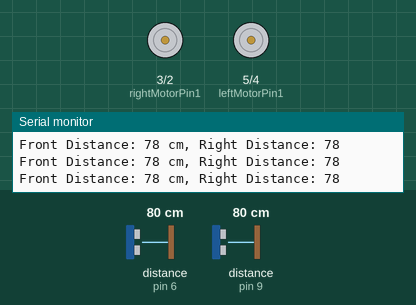
Simulated run of this sketch. Board: Arduino Uno, built with avr-gcc and run on an emulated ATmega328P. On the bench: motor-driver pin pairs drawn as motors (green arrow = first pin HIGH = forward, orange = second pin HIGH = backward, longer = more drive), the last lines printed to the serial monitor. Wiring (inferred from the names in the program): 2 × ultrasonic range finder: trigger pin 7, echo pin 6 / trigger pin 8, echo pin 9. The test bench sets the inputs (shaded band); at power-on: distance to the obstacle (sensors on pin 6, pin 9) 80 cm. The echo pulse lasts 58.3 µs per cm.

Above: at 1.2 s.
1.3 s: distance to the obstacle (sensor on pin 6) set to 13 cm
2.8 s: distance to the obstacle (sensor on pin 6) set to 10 cm
At 3.9 s:
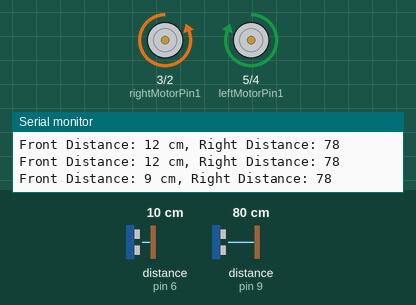
4.3 s: distance to the obstacle (sensor on pin 9) set to 13 cm
6.2 s: distance to the obstacle (sensor on pin 9) set to 10 cm
At 7.8 s:
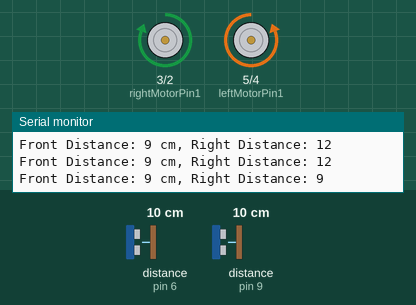
8.7 s: distance to the obstacle (sensor on pin 6) set to 60 cm
At 9.8 s:
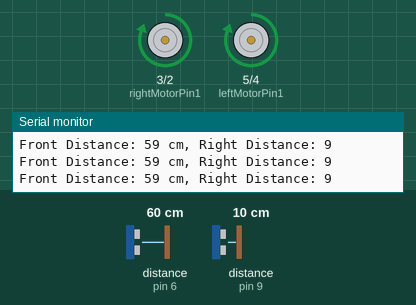
10.9 s: distance to the obstacle (sensor on pin 6) set to 2 cm
At 12.4 s:
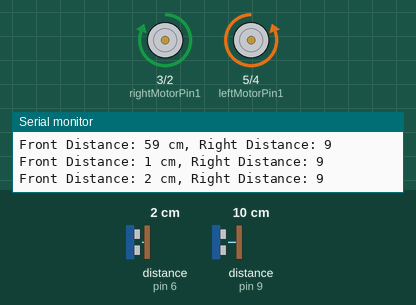
Timing chart, 0 to 13.4 s (numbered marks = the images above; inputs shaded):
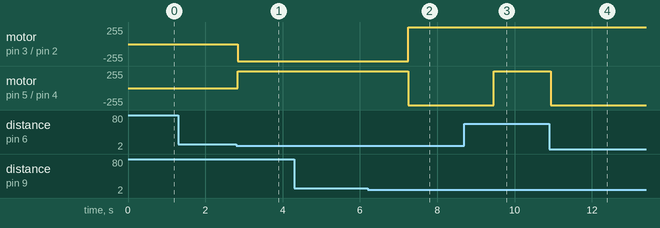

The sketch:

RAPA.ino
```cpp
#include <Arduino.h>

// !!!!PIN DECLARATION MIGHT NEED MODIFICATIONS!!!!

// motor pins declaration
const int leftMotorPin1 = 5;
const int leftMotorPin2 = 4;
const int rightMotorPin1 = 3;
const int rightMotorPin2 = 2;

// sensor pins declaration
const int frontTrigPin = 7;
const int frontEchoPin = 6;
const int rightTrigPin = 8;
const int rightEchoPin = 9;

// !!!DISTANCE IN CM!!!
const int maxDistance = 10;

const int motorSpeed = 150;

void setup() {
  Serial.begin(9600);

  // motor pins
  pinMode(leftMotorPin1, OUTPUT);
  pinMode(leftMotorPin2, OUTPUT);
  pinMode(rightMotorPin1, OUTPUT);
  pinMode(rightMotorPin2, OUTPUT);

  // sensor pins
  pinMode(frontTrigPin, OUTPUT);
  pinMode(frontEchoPin, INPUT);
  pinMode(rightTrigPin, OUTPUT);
  pinMode(rightEchoPin, INPUT);
}

// Robot turns 90 degrees to left
void turnLeft(){
  digitalWrite(leftMotorPin1, LOW);
  digitalWrite(leftMotorPin2, HIGH);
  digitalWrite(rightMotorPin1, HIGH);
  digitalWrite(rightMotorPin2, LOW);
  delay(1000);
}

// Robot turns 90 degrees to right
void turnRight(){
  digitalWrite(leftMotorPin1, HIGH);
  digitalWrite(leftMotorPin2, LOW);
  digitalWrite(rightMotorPin1, LOW);
  digitalWrite(rightMotorPin2, HIGH);
  delay(1000);
}

// Robot accelerates straight forward
void forward(){
  digitalWrite(leftMotorPin1, HIGH);
  digitalWrite(leftMotorPin2, LOW);
  digitalWrite(rightMotorPin1, HIGH);
  digitalWrite(rightMotorPin2, LOW);
}

// Robot stops in place
void stop(){
  digitalWrite(leftMotorPin1, LOW);
  digitalWrite(leftMotorPin2, LOW);
  digitalWrite(rightMotorPin1, LOW);
  digitalWrite(rightMotorPin2, LOW);
}

void loop() {
  long frontDuration, frontDistance;
  long rightDuration, rightDistance;

  // Distance to front wall
  digitalWrite(frontTrigPin, LOW);
  delayMicroseconds(2);
  digitalWrite(frontTrigPin, HIGH);
  delayMicroseconds(10);
  digitalWrite(frontTrigPin, LOW);
  frontDuration = pulseIn(frontEchoPin, HIGH);
  frontDistance = frontDuration * 0.034 / 2;

  // Distance to right wall
  digitalWrite(rightTrigPin, LOW);
  delayMicroseconds(2);
  digitalWrite(rightTrigPin, HIGH);
  delayMicroseconds(10);
  digitalWrite(rightTrigPin, LOW);
  rightDuration = pulseIn(rightEchoPin, HIGH);
  rightDistance = rightDuration * 0.034 / 2;

  // For debugging purposes xD
  Serial.print("Front Distance: ");
  Serial.print(frontDistance);
  Serial.print(" cm, Right Distance: ");
  Serial.println(rightDistance);

  // Check conditions and control motors accordingly
  if (rightDistance <= maxDistance && frontDistance > maxDistance) {
    // Right sensor detects wall
    forward();
  } else if (frontDistance <= maxDistance && rightDistance > maxDistance) {
    // Front sensor detects wall
    turnRight();
  } else if (frontDistance > maxDistance && rightDistance > maxDistance) {
    // Neither sensor detect
    stop();
  } else if (frontDistance <= maxDistance && rightDistance <= maxDistance) {
    // Both sensors detect walls
    turnLeft();
  }

  delay(100);
}


/**
 .d888 888  .d8888b.
d88P"  888 d88P  Y88b
888    888 888    888
888888 888 Y88b. d888 88888b.  88888b.  888  888
888    888  "Y888P888 888 "88b 888 "88b 888  888
888    888        888 888  888 888  888 888  888
888    888 Y88b  d88P 888 d88P 888 d88P Y88b 888
888    888  "Y8888P"  88888P"  88888P"   "Y88888
                      888      888           888
                      888      888      Y8b d88P
                      888      888       "Y88P"

   .-') _ ) (`-.        ('-.       .-') _        .-. .-')
  (  OO) ) ( OO ).    _(  OO)     ( OO ) )       \  ( OO )
,(_)----. (_/.  \_)-.(,------.,--./ ,--,' ,-.-') ,--. ,--. ,--. ,--.
|       |  \  `.'  /  |  .---'|   \ |  |\ |  |OO)|  .'   / |  | |  |
'--.   /    \     /\  |  |    |    \|  | )|  |  \|      /, |  | | .-')
(_/   /      \   \ | (|  '--. |  .     |/ |  |(_/|     ' _)|  |_|( OO )
 /   /___   .'    \_) |  .--' |  |\    | ,|  |_.'|  .   \  |  | | `-' /
|        | /  .'.  \  |  `---.|  | \   |(_|  |   |  |\   \('  '-'(_.-'
`--------''--'   '--' `------'`--'  `--'  `--'   `--' '--'  `-----'
**/
```

Measured:
- the behaviour switches between 12 and 11 cm on distance to the obstacle (sensor on pin 6) (found by bisection; images 0 and 1)
- the behaviour switches between 12 and 11 cm on distance to the obstacle (sensor on pin 9) (found by bisection; images 1 and 2)
- after the input at 2.8 s, motor on pin 3 (rightMotorPin1) / pin 2 (rightMotorPin2): stopped → backward 255/255 at once; motor on pin 5 (leftMotorPin1) / pin 4 (leftMotorPin2): stopped → forward 255/255 at once
- after the input at 6.2 s, motor on pin 3 (rightMotorPin1) / pin 2 (rightMotorPin2): backward 255/255 → forward 255/255 after 1.1 s; motor on pin 5 (leftMotorPin1) / pin 4 (leftMotorPin2): forward 255/255 → backward 255/255 after 1.1 s
- after the input at 8.7 s, motor on pin 5 (leftMotorPin1) / pin 4 (leftMotorPin2): backward 255/255 → forward 255/255 after 0.76 s
- after the input at 10.9 s, motor on pin 5 (leftMotorPin1) / pin 4 (leftMotorPin2): forward 255/255 → backward 255/255 at once
